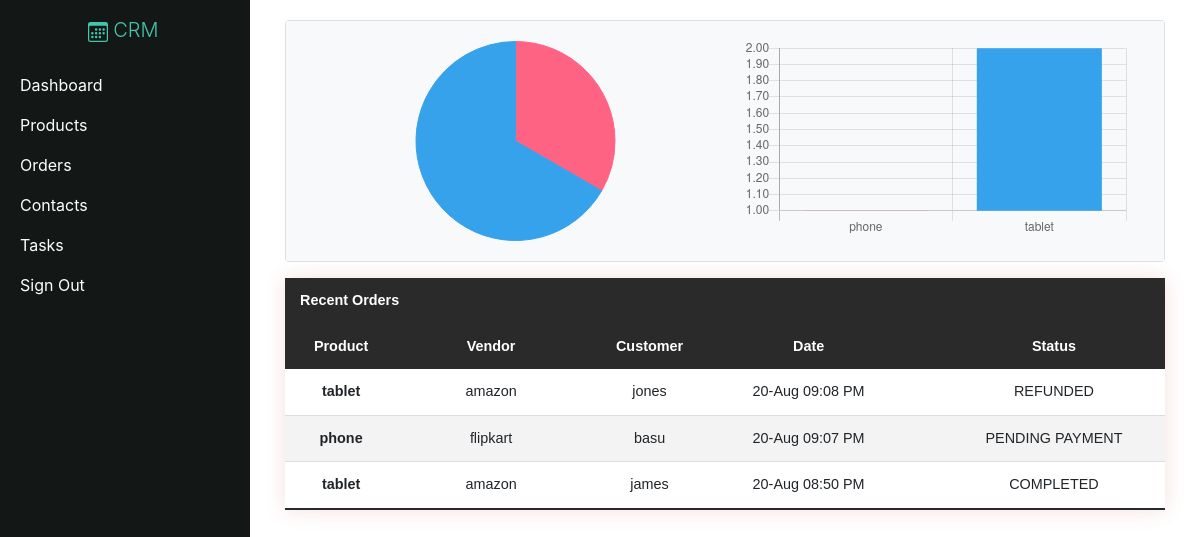
The app's page / (signed in) with its own data.
### crm/models.py (models this page shows, shortened)
class Order(models.Model):
    customer = models.ForeignKey(Customer, null=True, on_delete= models.CASCADE)
    product = models.ForeignKey(Product, null=True, on_delete= models.CASCADE)
    date_created = models.DateTimeField(auto_now_add=True, null=True)
    status = models.CharField(max_length=200, null=True, choices=(
        ('CANCELED','CANCELED'),
        ('COMPLETED','COMPLETED'),
        ('REFUNDED','REFUNDED'),
        ('PENDING PAYMENT','PENDING PAYMENT'),
    ))

class Product(models.Model):
    name = models.CharField(max_length=200, null=True)
    cost = models.FloatField(null=True)
    vendor = models.CharField(max_length=200, null=True)
    discount = models.IntegerField(default=0)
    date_created = models.DateTimeField(auto_now_add=True, null=True)
    def __str__(self):
        return self.name

class Customer(models.Model):
    name = models.CharField(max_length=200, null=True)
    phone = models.CharField(max_length=200, null=True)
    email = models.EmailField(max_length=200, null=True)
    date_created = models.DateTimeField(auto_now_add=True, null=True)
    address = models.CharField(max_length=200, null=True)

### crm/views.py (the view)
# urls.py: path('', views.dashboard, name="home"),
@login_required
def dashboard(request):
    orders = Order.objects.all()
    orders_label = set()
    for o in orders:
        orders_label.add(o.product)
    orders_group = list(Order.objects.values('product').annotate(dcount=Count('product')))
    og = []
    for o in orders_group:
        og.append(o["dcount"])
    total_orders = orders.count()
    recent_orders = orders.order_by('-date_created')[:5]
    context  = {'orders': orders, 'orders_label': orders_label, 'products': products,
    'total_orders':total_orders, 'recent_orders':recent_orders,'og':og}
    return render(request,'crm/dashboard.html', context)

### crm/templates/crm/dashboard.html (shortened to what this page needs)
{% extends 'crm/main.html' %}
{% block content %}
<div class="container card">
  <div class="row text-center text-light card-body bg-light">
    <div class="col-6">
      <canvas id="myChart" height="200px"></canvas>
      <script>
        var ctx = document.getElementById('myChart').getContext('2d');
        var myChart = new Chart(ctx, {
          type: 'pie',
          data: {
            labels: [{% for o in orders_label %}'{{o}}',{% endfor %}],
        datasets: [{
          data: [{% for p in og %}{{ p }}, {% endfor %}],
          backgroundColor: [
            'rgb(255, 99, 132)',
            'rgb(54, 162, 235)',
            'rgb(255, 206, 86)',
            'rgb(74, 225, 136)',
            'rgb(153, 102, 255)',
            'rgb(255, 159, 64)'
          ],
            borderColor: [
              'rgb(255, 99, 132)',
              'rgb(54, 162, 235)',
              'rgb(255, 206, 86)',
              'rgb(74, 225, 136)',
              'rgb(153, 102, 255)',
              'rgb(255, 159, 64)'
            ],
              borderWidth: 1
        }]
    },
        options: {
          "responsive": true,
            "maintainAspectRatio": false,
              legend: {
            display: false,
        }
        }
});
      </script>
    </div>
    <div class="col-6">
      <canvas id="myChart2" height="200px"></canvas>
      <script>
        var ctx = document.getElementById('myChart2').getContext('2d');
        var myChart2 = new Chart(ctx, {
          type: 'bar',
          data: {
            labels: [{% for o in orders_label %}'{{o}}',{% endfor %}],
        datasets: [{
          data: [{% for p in og %} {{ p }}, {% endfor %}],
          backgroundColor: [
            'rgb(255, 99, 132)',
            'rgb(54, 162, 235)',
            'rgb(255, 206, 86)',
            'rgb(74, 225, 136)',
            'rgb(153, 102, 255)',
            'rgb(255, 159, 64)'
          ],
            borderColor: [
              'rgb(255, 99, 132)',
              'rgb(54, 162, 235)',
              'rgb(255, 206, 86)',
              'rgb(74, 225, 136)',
              'rgb(153, 102, 255)',
              'rgb(255, 159, 64)'
            ],
              borderWidth: 1
        }]
    },
        options: {
          "responsive": true,
            "maintainAspectRatio": false,
              legend: {
            display: false,
        }
        }
});
      </script>
    </div>
  </div>
</div>
<div class="text-center justify-content-md-center mt-3">
  <table class="my-table w-100">
    <thead>
      <tr>
        <th colspan='9' scope="col">Recent Orders</th>
      </tr>
      <tr class="text-center">
        <th>Product</th>
        <th></th>
        <th>Vendor</th>
        <th></th>
        <th>Customer</th>
        <th>Date</th>
        <th></th>
        <th>Status</th>
      </tr>
    </thead>
    <tbody>
      {% for o in recent_orders %}
      <tr>
        <th scope="row">{{o.product.name}}</th>
        <td></td>
        <td>{{o.product.vendor}}</td>
        <td></td>
        <td>{{o.customer.name}}</td>
        <td>{{o.date_created|date:"d-M h:i A"}}</td>
        <td></td>
        <td>{{o.status}}</td>
      </tr>
      {% endfor %}
    </tbody>
  </table>
</div>
</div>
{% endblock content %}

### crm/templates/crm/main.html (shortened to what this page needs)
{% load static %}
<!DOCTYPE html>
<html>
<head>
    <link rel="stylesheet" href="https://stackpath.bootstrapcdn.com/bootstrap/4.5.2/css/bootstrap.min.css"
 />
    <link rel="stylesheet" href="{% static 'css/main.css' %}" />
</head>
<body>
    <div id="wrapper">
        <div id="sidebar-wrapper">
            <ul class="sidebar-nav">
                <li class="sidebar-brand">
                    <a href="{% url 'home' %}" class="lead text-center mr-4">
                         CRM</a>
                </li>
                <li>
                    <a href="{% url 'home' %}">Dashboard</a>
                </li>
                <li>
                    <a href="{% url 'products' %}">Products</a>
                </li>
                <li>
                    <a href="{% url 'orders' %}">Orders</a>
                </li>
                <li>
                    <a href="{% url 'contacts' %}">Contacts</a>
                </li>
                <li>
                    <a href="{% url 'task' %}">Tasks</a>
                </li>
                <li>
                    <a href="{% url 'signout' %}">Sign Out</a>
                </li>
            </ul>
        </div>
        <div id="page-content-wrapper">
            <div class="container-fluid">
                <div class="row">
                    <div class="col-lg-12">
                        {% block content %} {% endblock %}
                    </div>
                </div>
            </div>
        </div>
</body>
</html>

### static/css/main.css (style rules this page uses)
.my-table { border-collapse: collapse; font-size: 0.9em; font-family: sans-serif; min-width: 400px; box-shadow: 0 0 20px rgba(200, 44, 44, 0.15); }
.my-table thead tr { background-color: rgb(41, 42, 41); color: #ffffff; text-align: left; }
.my-table th, .my-table td { padding: 12px 15px; }
.my-table tbody tr { border-bottom: 1px solid #dddddd; }
.my-table tbody tr:nth-of-type(even) { background-color: #f3f3f3; }
.my-table tbody tr:last-of-type { border-bottom: 2px solid #272b2a; }
#sidebar-wrapper { z-index: 1000; position: fixed; left: 250px; width: 0; height: 100%; margin-left: -250px; overflow-y: auto; background: #131716; -webkit-transition: all 0.9s ease; -moz-transition: all 0.9s ease; -o-transition: all 0.9s ease; transition: all 0.9s ease; }
#page-content-wrapper { width: 100%; position: absolute; padding: 15px; }
.sidebar-nav { position: absolute; top: 0; width: 250px; margin: 0; padding: 0; list-style: none; }
.sidebar-nav li { text-indent: 20px; line-height: 40px; }
.sidebar-nav li a { display: block; text-decoration: none; color: #ffffff; }
.sidebar-nav > .sidebar-brand { height: 65px; font-size: 18px; line-height: 60px; }
.sidebar-nav > .sidebar-brand a { color: #ffffff; }
@media (min-width:768px) { #wrapper { padding-left: 250px; } }
@media (min-width:768px) { #sidebar-wrapper { width: 250px; } }
@media (min-width:768px) { #page-content-wrapper { padding: 20px; position: relative; } }

### records on screen
Order: product.name "tablet", product.vendor "amazon", customer.name "jones", date_created "20-Aug 09:08 PM", status "REFUNDED"
Order: product.name "phone", product.vendor "flipkart", customer.name "basu", date_created "20-Aug 09:07 PM", status "PENDING PAYMENT"
Order: product.name "tablet", product.vendor "amazon", customer.name "james", date_created "20-Aug 08:50 PM", status "COMPLETED"

### other values on screen
chart data {{ o }} phone, tablet
chart data {{ p }} 1, 2
